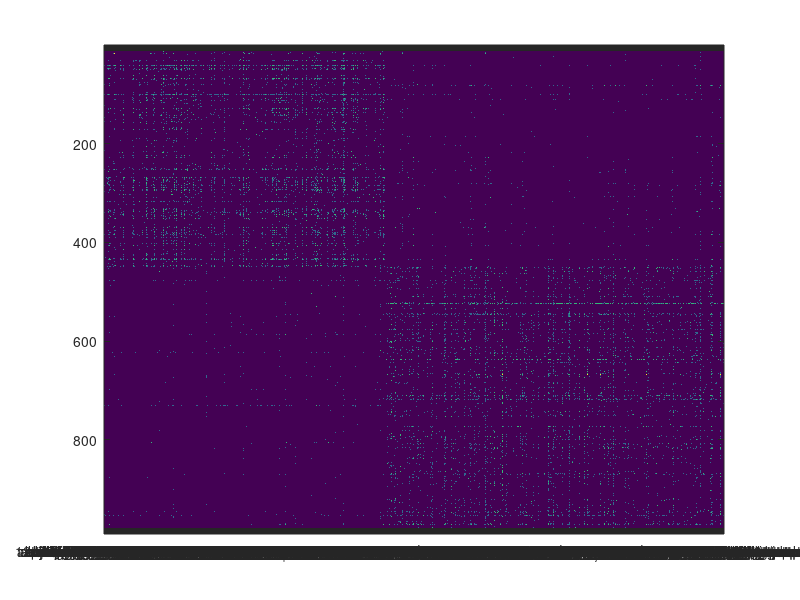

Write the MATLAB code that produced this figure. (Note: this script raises an error after producing the figure.)
%% template script for applying complete work-flow to one data network, using one choice of null model
% data network: correlations between firing in Aplysia recording
% null model: weighted configuration model
%
% Visualisations need:
% (1) Traud-Mucha-Porter toolbox (included in GitHub)
% (2) MATLAB BGL Toolbox:
%           Win32, Win64, Mac32, Linux: https://www.cs.purdue.edu/homes/dgleich/packages/matlab_bgl/ 
%           Mac64: http://www.cs.purdue.edu/homes/dgleich/packages/matlab_bgl/old/matlab_bgl_4.0_osx64.zip

clear all; close all
blnViz = 1;  % if MATLAB BGL installed, appropriate for platform:

% if blnViz
%     % Traud Mucha Porter visualisation tools
%     addpath('Traud_Mucha_Porter_CommunityVisualisation/');
% 
%     % needs MATLAB BGL Toolbox on your path - change to your local path
%     % here:
%     % bglpath = genpath('/Users/mqbssmhg/Dropbox/My Toolboxes/Graph_theory/matlab_bglOSX64/');  % generate path to local BGL and all its subdirectories
%     bglpath = genpath('C:\Users\mqbssmhg.DS\Dropbox\My Toolboxes\Graph_theory\matlab_bgl\');
%     
%     % add to current MATLAB path
%     addpath(bglpath); 
% end


% analysis parameters
N = 100;        % repeats of permutation
alpha = 0;  % confidence interval on estimate of maxiumum eigenvalue for null model

% WCM model options
WCMOptions.Expected = 1;
WCMOptions.NoLoops = 1;

% NodeRejection options
options.Weight = 'linear'; % 'linear' is default
options.Norm = 'L2'; % L2 is default

% % load Newman network data
% % load('Networks/Lesmis.mat');
% % load('Networks/dolphins.mat');
load('Networks/polblogs.mat');
A = full(Problem.A);

% Generate node labels for later visualisation to work
nodelabels = Problem.aux.nodename;


% % SBM generation
% A_SBM = test_noise_rejection_planted_noise(50,2,'low',0.2);
% A = A_SBM.adjacency;
% nodelabels = num2str(A_SBM.membership);
% A = round(A);

% % Star Wars
% load('Networks/StarWarsNetworkAll.mat')
% A = StarWars.A;
% nodelabels = StarWars.Nodes;
% nodelabels = nodelabels';

% Ensure no self loops
A(find(eye(length(A)))) = 0;

% Strip out zero elements
nz_e = find(sum(A)); % nonzero_elements
A = A(nz_e,nz_e);
nodelabels = nodelabels(nz_e,:);

% Ensure A is symetric
A = (A + A')/2;

% Image plot of A, with labels
imagesc(A);
set(gca,'Xtick',1:length(A));
set(gca,'Xticklabel',nodelabels);
set(gca,'XTickLabelRotation',90);


% get expected distribution of eigenvalues under null model (here, WCM)

% [Emodel,diagnostics,Vmodel] = WeightedConfigModel(A,N);

[Emodel,diagnostics,Vmodel,ExpWCM] = WeightedConfigModel(A,N,1,WCMOptions);


%% decompose nodes into signal and noise
% B = A - expectedA(A);  % modularity matrix using chosen null model
B = A - ExpWCM;  % modularity matrix using chosen null model

% compare data and model
Edata = eig(B);
[fdata,xdata] = ecdf(Edata);
[fmodel,xmodel] = ecdf(Emodel(:));
figure
stairs(xdata,fdata,'r'); hold on
stairs(xmodel,fmodel,'k')
xlabel('P')
ylabel('Eigenvalues')

% find low-dimensional projection
[Dspace,Ix,Dn,EigEst] = LowDSpace(B,Emodel,alpha); % to just obtain low-dimensional projection

% node rejection within low-dimensional projection
R = NodeRejection(B,Emodel,alpha,Vmodel,options); % N.B. also calls function to find projections

% new signal matrix
Asignal = A(R.ixSignal,R.ixSignal);


%% visualise signal and noise parts
if blnViz
    n = size(A,1);
    xynew = fruchterman_reingold_force_directed_layout(sparse(A));
    syms = repmat('o',n,1);

    colors = repmat([0 0 0],n,1);
    colors(R.ixNoise,:) = colors(R.ixNoise,:) + 0.6;  % gray for noise 
    figure
    graphplot2D(xynew,A,10,colors,syms,10);
    axis off
    allh = get(gca,'Children');
    set(allh,'MarkerEdgeColor',[0 0 0])
    set(allh,'LineWidth',0.2)
    title('Signal/Noise split')
end

%% Add node labels to graph
for i = 1:length(A); 
    txt(i) = text(xynew(i,1),xynew(i,2),nodelabels(i,:));%,'BackgroundColor',[0.9,0.9,0.9],'alpha',0.5);
end

%% Remove node labels
for i = 1:length(A); txt(i).Color = 'none';end

%% Plot lowD projection of each node, with labels, sorted by magnitude
figure
[sorted_norms,SNIdx] = sort(R.Difference.Norm); % SNIdx = Sorted Norm Index

stem(1:numel(R.ixNoise),sorted_norms(1:numel(R.ixNoise)));
hold all
stem(numel(R.ixNoise)+1:numel(R.Difference.Norm),sorted_norms(numel(R.ixNoise)+1:end))

for i = 1:length(A); 
    text(i,sorted_norms(i),nodelabels(SNIdx(i),:));%,'BackgroundColor',[0.9,0.9,0.9],'alpha',0.5);
end

% Unsorted version
% figure
% stem(R.ixSignal,R.Difference.Norm(R.ixSignal))
% hold all
% stem(R.ixNoise,R.Difference.Norm(R.ixNoise))
% 
% for i = 1:length(A); 
%     text(i,R.Difference.Norm(i),Problem.aux.nodename(i,:));%,'BackgroundColor',[0.9,0.9,0.9],'alpha',0.5);
% end

%% Compare to node degree - no correlation
% Degree of original adjacency matrix
degree_A = sum(A);

% Z-score
degree_A = zscore(degree_A);

% Sort and plot
[sort_degree_A,degreeIdx_A] = sort(degree_A);
figure
subplot(1,2,1);
plot(sort_degree_A)
title('A degree distribution')
for i = 1:length(A); 
    text(i,sort_degree_A(i),nodelabels(degreeIdx_A(i),:));%,'BackgroundColor',[0.9,0.9,0.9],'alpha',0.5);
end

% Degree of nodes in modularity matrix
degree_B = sum(B);

% Z-score
degree_B = zscore(degree_B);

% Sort and plot
[sort_degree_B,degreeIdx_B] = sort(degree_B);
subplot(1,2,2);
plot(sort_degree_B);
title('B degree distribution')
for i = 1:length(A); 
    text(i,sort_degree_B(i),nodelabels(degreeIdx_B(i),:));%,'BackgroundColor',[0.9,0.9,0.9],'alpha',0.5);
end

%% Directly compare degree with lowD projection norm
figure; hold all
for i = 1:length(A);
    plot([1,2,3],[degree_A(i),R.Difference.Norm(i),degree_B(i)],'color',[0.5,0.5,0.5])
    text(3,degree_B(i),nodelabels(i,:));
end
plot(ones(length(A),1),degree_A,'.')
plot(2*ones(length(A),1),R.Difference.Norm,'.')
plot(3*ones(length(A),1),degree_B,'.')
set(gca,'XTick',[1,2,3])
set(gca,'XTickLabels',{'A degree','Eig projection','B degree'})
xlim([0,4])

%% Scatter plot of degree vs lowD projection norm
figure;hold all
colormap lines
cmap = colormap;

plot(R.Difference.Norm,degree_A,'.','color',cmap(1,:))
plot(R.Difference.Norm,degree_B,'.','color',cmap(2,:))

% %% Scatter plot of A degree vs B degree
% clf;
% plot(degree_A,degree_B,'.','color',cmap(3,:))


%% analyse new signal matrix

% % first: remove any nodes without connections
kAsignal = sum(Asignal>0);
ixConnectedSignal = R.ixSignal(kAsignal > 1);  % more than 1 link
Aconnected = A(ixConnectedSignal,ixConnectedSignal);  % subset of original matrix

if blnViz
    % visualise Aconnected
    colors = repmat([0 0 0],n,1)+0.6;
    colors(ixConnectedSignal,:) = 0;  % black for signal, connected 
    figure
    graphplot2D(xynew,A,10,colors,syms,10);
    axis off
    allh = get(gca,'Children');
    set(allh,'MarkerEdgeColor',[0 0 0])
    set(allh,'LineWidth',0.5)
    title('Connected Signal/Noise split')
end

% consensus modularity
% [C,Qmax,Ccon,Qc,Ngrps,Q] = allevsplitConTransitive(Asignal);
[C,Qmax,Ccon,Qc,Ngrps,~] = allevsplitConTransitive(Aconnected);
% [C2,Qmax2,Ccon2,Qc2,Ngrps,~] = allevsplitConTransitive(Aconnected);

% [Cfull,Qmaxfull,Cconfull,Qcfull,Nfull,~] = allevsplitConTransitive(A);

% Louvain algorithm
[allC,allQ,allCn,allIters] = LouvainCommunityUDnondeterm(Aconnected,5,1);  % run 5 times; return 1st level of hierarchy only

%% plot sorted into group order

H = plotClusterMap(Aconnected,Ccon);
title('Consensus clustering');
% Add node labels
numConnected = length(Aconnected);
[srt,I] = sort(Ccon,'ascend');
set(gca,'Xtick',1:numConnected);
set(gca,'Xticklabel',nodelabels(ixConnectedSignal(I),:));
set(gca,'XTickLabelRotation',90);


for i=1:numel(allC)
    CLou = allC{i}{1};  % Repeat#, Level of Hierarchy
    HL = plotClusterMap(Aconnected,CLou);
    title(['Louvain ' num2str(i)]);
    % Add node labels
    [srt,I] = sort(CLou,'ascend');
    set(gca,'Xtick',1:numConnected);
    set(gca,'Xticklabel',nodelabels(ixConnectedSignal(I),:));
    set(gca,'XTickLabelRotation',90);
end